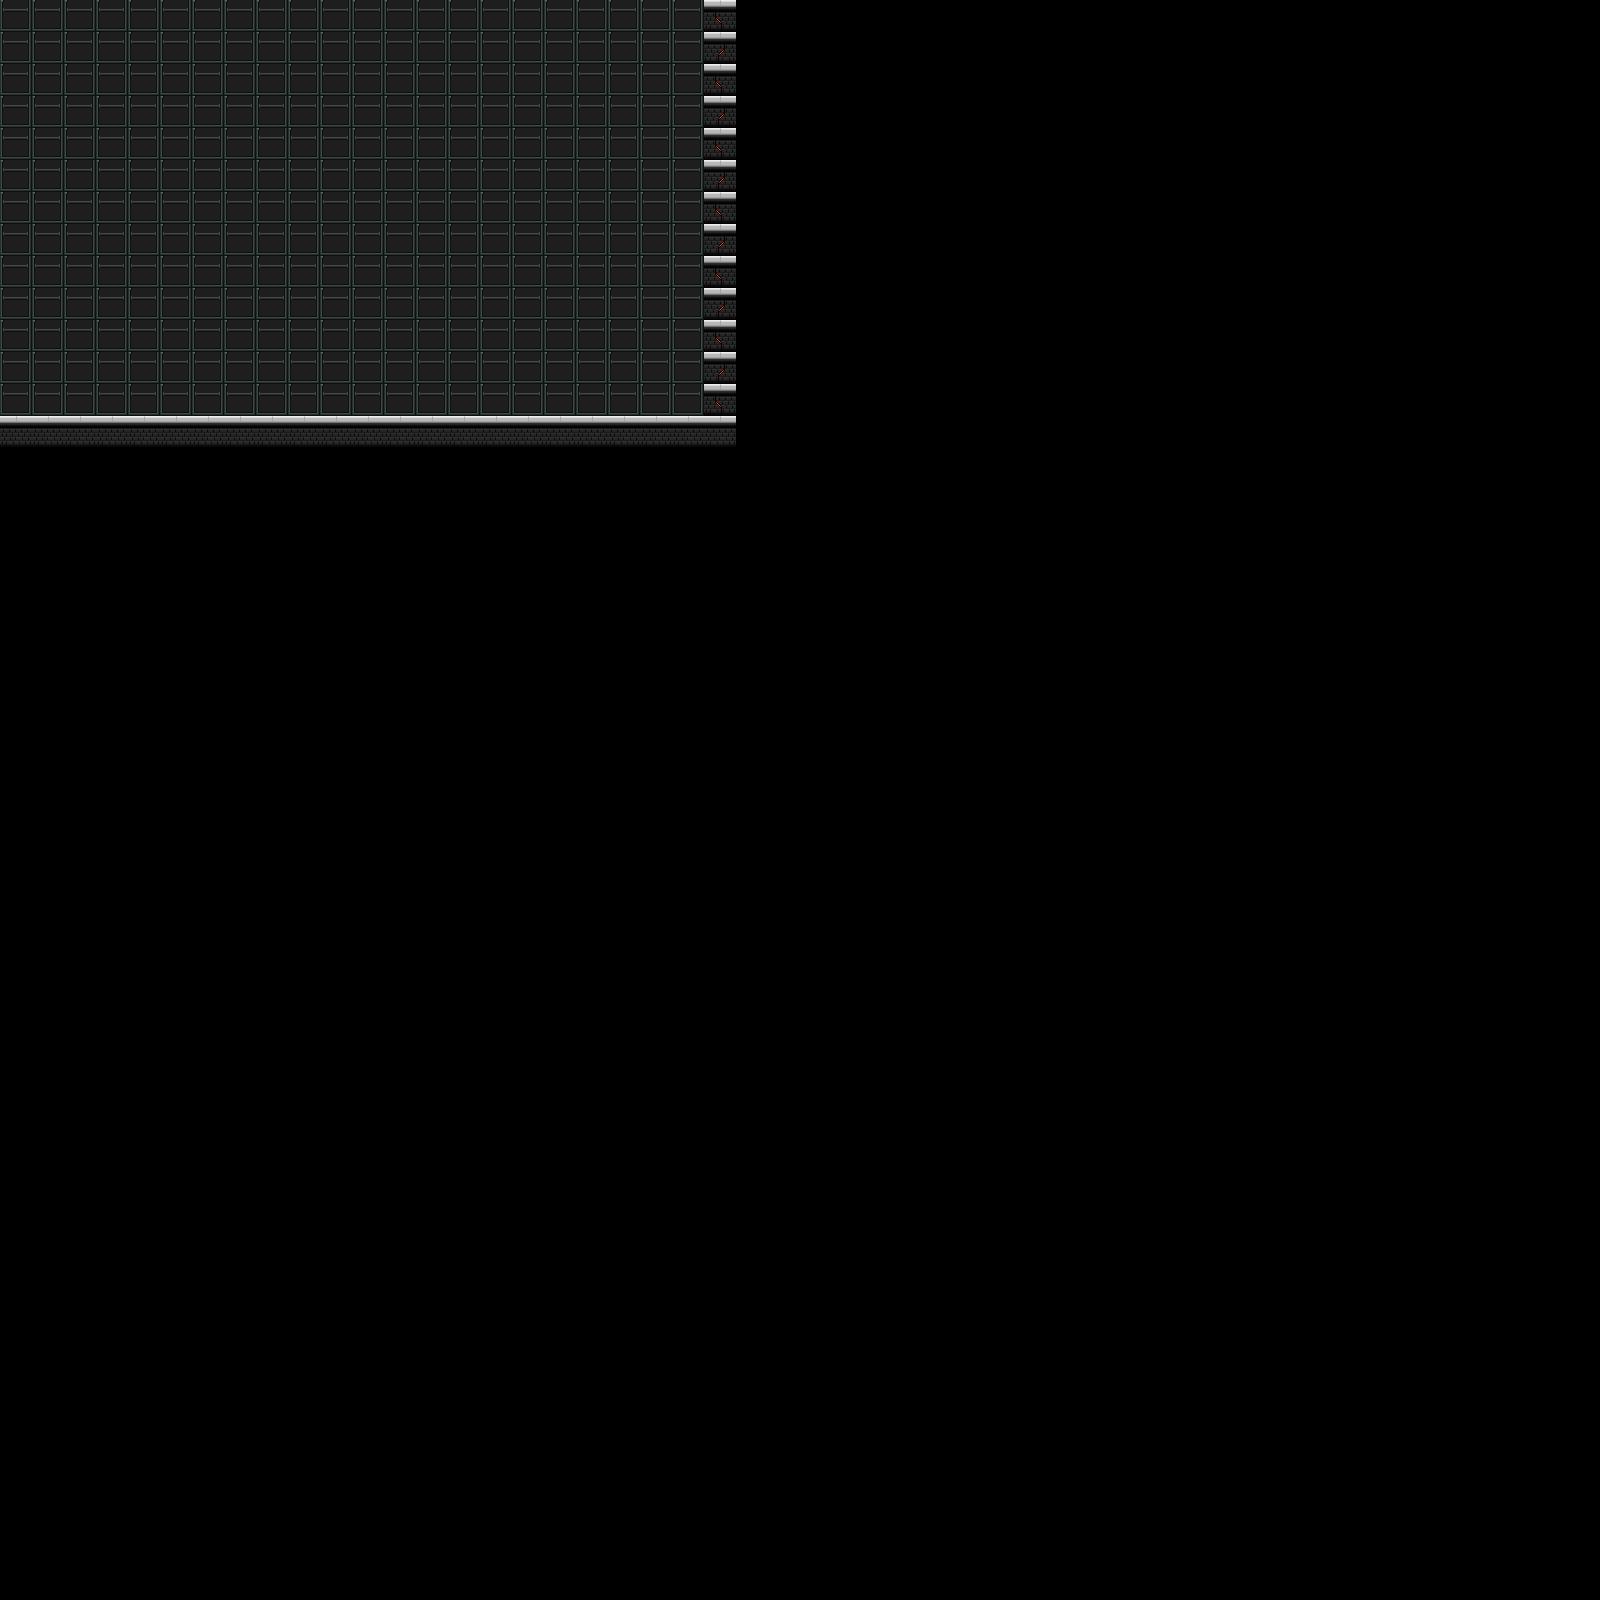

This is a level from a 2D game, rendered from its Tiled map with the project's own tilesets. A one-line summary and the complete map file follow:
An orthogonal 50x50 tile map with 32x32 px tiles, 1 tile layer (Template Layer), 2 tilesets.

<map version="1.4" tiledversion="1.4.3" orientation="orthogonal" renderorder="right-down" width="50" height="50" tilewidth="32" tileheight="32" infinite="0" nextlayerid="2" nextobjectid="1">
 <editorsettings>
  <export target="template.json" format="json" />
 </editorsettings>
 <tileset firstgid="1" source="Template Tileset.tsx" />
 <tileset firstgid="10" source="Second Template Tileset.tsx" />
 <layer id="1" name="Template Layer" width="50" height="50">
  <data encoding="csv">
15,15,15,15,15,15,15,15,15,15,15,15,15,15,15,15,15,15,15,15,15,15,1,0,0,0,0,0,0,0,0,0,0,0,0,0,0,0,0,0,0,0,0,0,0,0,0,0,0,0,
15,15,15,15,15,15,15,15,15,15,15,15,15,15,15,15,15,15,15,15,15,15,2,0,0,0,0,0,0,0,0,0,0,0,0,0,0,0,0,0,0,0,0,0,0,0,0,0,0,0,
15,15,15,15,15,15,15,15,15,15,15,15,15,15,15,15,15,15,15,15,15,15,1,0,0,0,0,0,0,0,0,0,0,0,0,0,0,0,0,0,0,0,0,0,0,0,0,0,0,0,
15,15,15,15,15,15,15,15,15,15,15,15,15,15,15,15,15,15,15,15,15,15,2,0,0,0,0,0,0,0,0,0,0,0,0,0,0,0,0,0,0,0,0,0,0,0,0,0,0,0,
15,15,15,15,15,15,15,15,15,15,15,15,15,15,15,15,15,15,15,15,15,15,1,0,0,0,0,0,0,0,0,0,0,0,0,0,0,0,0,0,0,0,0,0,0,0,0,0,0,0,
15,15,15,15,15,15,15,15,15,15,15,15,15,15,15,15,15,15,15,15,15,15,2,0,0,0,0,0,0,0,0,0,0,0,0,0,0,0,0,0,0,0,0,0,0,0,0,0,0,0,
15,15,15,15,15,15,15,15,15,15,15,15,15,15,15,15,15,15,15,15,15,15,1,0,0,0,0,0,0,0,0,0,0,0,0,0,0,0,0,0,0,0,0,0,0,0,0,0,0,0,
15,15,15,15,15,15,15,15,15,15,15,15,15,15,15,15,15,15,15,15,15,15,2,0,0,0,0,0,0,0,0,0,0,0,0,0,0,0,0,0,0,0,0,0,0,0,0,0,0,0,
15,15,15,15,15,15,15,15,15,15,15,15,15,15,15,15,15,15,15,15,15,15,1,0,0,0,0,0,0,0,0,0,0,0,0,0,0,0,0,0,0,0,0,0,0,0,0,0,0,0,
15,15,15,15,15,15,15,15,15,15,15,15,15,15,15,15,15,15,15,15,15,15,2,0,0,0,0,0,0,0,0,0,0,0,0,0,0,0,0,0,0,0,0,0,0,0,0,0,0,0,
15,15,15,15,15,15,15,15,15,15,15,15,15,15,15,15,15,15,15,15,15,15,1,0,0,0,0,0,0,0,0,0,0,0,0,0,0,0,0,0,0,0,0,0,0,0,0,0,0,0,
15,15,15,15,15,15,15,15,15,15,15,15,15,15,15,15,15,15,15,15,15,15,2,0,0,0,0,0,0,0,0,0,0,0,0,0,0,0,0,0,0,0,0,0,0,0,0,0,0,0,
15,15,15,15,15,15,15,15,15,15,15,15,15,15,15,15,15,15,15,15,15,15,1,0,0,0,0,0,0,0,0,0,0,0,0,0,0,0,0,0,0,0,0,0,0,0,0,0,0,0,
5,5,5,5,5,5,5,5,5,5,5,5,5,5,5,5,5,5,5,5,5,5,5,0,0,0,0,0,0,0,0,0,0,0,0,0,0,0,0,0,0,0,0,0,0,0,0,0,0,0,
0,0,0,0,0,0,0,0,0,0,0,0,0,0,0,0,0,0,0,0,0,0,0,0,0,0,0,0,0,0,0,0,0,0,0,0,0,0,0,0,0,0,0,0,0,0,0,0,0,0,
0,0,0,0,0,0,0,0,0,0,0,0,0,0,0,0,0,0,0,0,0,0,0,0,0,0,0,0,0,0,0,0,0,0,0,0,0,0,0,0,0,0,0,0,0,0,0,0,0,0,
0,0,0,0,0,0,0,0,0,0,0,0,0,0,0,0,0,0,0,0,0,0,0,0,0,0,0,0,0,0,0,0,0,0,0,0,0,0,0,0,0,0,0,0,0,0,0,0,0,0,
0,0,0,0,0,0,0,0,0,0,0,0,0,0,0,0,0,0,0,0,0,0,0,0,0,0,0,0,0,0,0,0,0,0,0,0,0,0,0,0,0,0,0,0,0,0,0,0,0,0,
0,0,0,0,0,0,0,0,0,0,0,0,0,0,0,0,0,0,0,0,0,0,0,0,0,0,0,0,0,0,0,0,0,0,0,0,0,0,0,0,0,0,0,0,0,0,0,0,0,0,
0,0,0,0,0,0,0,0,0,0,0,0,0,0,0,0,0,0,0,0,0,0,0,0,0,0,0,0,0,0,0,0,0,0,0,0,0,0,0,0,0,0,0,0,0,0,0,0,0,0,
0,0,0,0,0,0,0,0,0,0,0,0,0,0,0,0,0,0,0,0,0,0,0,0,0,0,0,0,0,0,0,0,0,0,0,0,0,0,0,0,0,0,0,0,0,0,0,0,0,0,
0,0,0,0,0,0,0,0,0,0,0,0,0,0,0,0,0,0,0,0,0,0,0,0,0,0,0,0,0,0,0,0,0,0,0,0,0,0,0,0,0,0,0,0,0,0,0,0,0,0,
0,0,0,0,0,0,0,0,0,0,0,0,0,0,0,0,0,0,0,0,0,0,0,0,0,0,0,0,0,0,0,0,0,0,0,0,0,0,0,0,0,0,0,0,0,0,0,0,0,0,
0,0,0,0,0,0,0,0,0,0,0,0,0,0,0,0,0,0,0,0,0,0,0,0,0,0,0,0,0,0,0,0,0,0,0,0,0,0,0,0,0,0,0,0,0,0,0,0,0,0,
0,0,0,0,0,0,0,0,0,0,0,0,0,0,0,0,0,0,0,0,0,0,0,0,0,0,0,0,0,0,0,0,0,0,0,0,0,0,0,0,0,0,0,0,0,0,0,0,0,0,
0,0,0,0,0,0,0,0,0,0,0,0,0,0,0,0,0,0,0,0,0,0,0,0,0,0,0,0,0,0,0,0,0,0,0,0,0,0,0,0,0,0,0,0,0,0,0,0,0,0,
0,0,0,0,0,0,0,0,0,0,0,0,0,0,0,0,0,0,0,0,0,0,0,0,0,0,0,0,0,0,0,0,0,0,0,0,0,0,0,0,0,0,0,0,0,0,0,0,0,0,
0,0,0,0,0,0,0,0,0,0,0,0,0,0,0,0,0,0,0,0,0,0,0,0,0,0,0,0,0,0,0,0,0,0,0,0,0,0,0,0,0,0,0,0,0,0,0,0,0,0,
0,0,0,0,0,0,0,0,0,0,0,0,0,0,0,0,0,0,0,0,0,0,0,0,0,0,0,0,0,0,0,0,0,0,0,0,0,0,0,0,0,0,0,0,0,0,0,0,0,0,
0,0,0,0,0,0,0,0,0,0,0,0,0,0,0,0,0,0,0,0,0,0,0,0,0,0,0,0,0,0,0,0,0,0,0,0,0,0,0,0,0,0,0,0,0,0,0,0,0,0,
0,0,0,0,0,0,0,0,0,0,0,0,0,0,0,0,0,0,0,0,0,0,0,0,0,0,0,0,0,0,0,0,0,0,0,0,0,0,0,0,0,0,0,0,0,0,0,0,0,0,
0,0,0,0,0,0,0,0,0,0,0,0,0,0,0,0,0,0,0,0,0,0,0,0,0,0,0,0,0,0,0,0,0,0,0,0,0,0,0,0,0,0,0,0,0,0,0,0,0,0,
0,0,0,0,0,0,0,0,0,0,0,0,0,0,0,0,0,0,0,0,0,0,0,0,0,0,0,0,0,0,0,0,0,0,0,0,0,0,0,0,0,0,0,0,0,0,0,0,0,0,
0,0,0,0,0,0,0,0,0,0,0,0,0,0,0,0,0,0,0,0,0,0,0,0,0,0,0,0,0,0,0,0,0,0,0,0,0,0,0,0,0,0,0,0,0,0,0,0,0,0,
0,0,0,0,0,0,0,0,0,0,0,0,0,0,0,0,0,0,0,0,0,0,0,0,0,0,0,0,0,0,0,0,0,0,0,0,0,0,0,0,0,0,0,0,0,0,0,0,0,0,
0,0,0,0,0,0,0,0,0,0,0,0,0,0,0,0,0,0,0,0,0,0,0,0,0,0,0,0,0,0,0,0,0,0,0,0,0,0,0,0,0,0,0,0,0,0,0,0,0,0,
0,0,0,0,0,0,0,0,0,0,0,0,0,0,0,0,0,0,0,0,0,0,0,0,0,0,0,0,0,0,0,0,0,0,0,0,0,0,0,0,0,0,0,0,0,0,0,0,0,0,
0,0,0,0,0,0,0,0,0,0,0,0,0,0,0,0,0,0,0,0,0,0,0,0,0,0,0,0,0,0,0,0,0,0,0,0,0,0,0,0,0,0,0,0,0,0,0,0,0,0,
0,0,0,0,0,0,0,0,0,0,0,0,0,0,0,0,0,0,0,0,0,0,0,0,0,0,0,0,0,0,0,0,0,0,0,0,0,0,0,0,0,0,0,0,0,0,0,0,0,0,
0,0,0,0,0,0,0,0,0,0,0,0,0,0,0,0,0,0,0,0,0,0,0,0,0,0,0,0,0,0,0,0,0,0,0,0,0,0,0,0,0,0,0,0,0,0,0,0,0,0,
0,0,0,0,0,0,0,0,0,0,0,0,0,0,0,0,0,0,0,0,0,0,0,0,0,0,0,0,0,0,0,0,0,0,0,0,0,0,0,0,0,0,0,0,0,0,0,0,0,0,
0,0,0,0,0,0,0,0,0,0,0,0,0,0,0,0,0,0,0,0,0,0,0,0,0,0,0,0,0,0,0,0,0,0,0,0,0,0,0,0,0,0,0,0,0,0,0,0,0,0,
0,0,0,0,0,0,0,0,0,0,0,0,0,0,0,0,0,0,0,0,0,0,0,0,0,0,0,0,0,0,0,0,0,0,0,0,0,0,0,0,0,0,0,0,0,0,0,0,0,0,
0,0,0,0,0,0,0,0,0,0,0,0,0,0,0,0,0,0,0,0,0,0,0,0,0,0,0,0,0,0,0,0,0,0,0,0,0,0,0,0,0,0,0,0,0,0,0,0,0,0,
0,0,0,0,0,0,0,0,0,0,0,0,0,0,0,0,0,0,0,0,0,0,0,0,0,0,0,0,0,0,0,0,0,0,0,0,0,0,0,0,0,0,0,0,0,0,0,0,0,0,
0,0,0,0,0,0,0,0,0,0,0,0,0,0,0,0,0,0,0,0,0,0,0,0,0,0,0,0,0,0,0,0,0,0,0,0,0,0,0,0,0,0,0,0,0,0,0,0,0,0,
0,0,0,0,0,0,0,0,0,0,0,0,0,0,0,0,0,0,0,0,0,0,0,0,0,0,0,0,0,0,0,0,0,0,0,0,0,0,0,0,0,0,0,0,0,0,0,0,0,0,
0,0,0,0,0,0,0,0,0,0,0,0,0,0,0,0,0,0,0,0,0,0,0,0,0,0,0,0,0,0,0,0,0,0,0,0,0,0,0,0,0,0,0,0,0,0,0,0,0,0,
0,0,0,0,0,0,0,0,0,0,0,0,0,0,0,0,0,0,0,0,0,0,0,0,0,0,0,0,0,0,0,0,0,0,0,0,0,0,0,0,0,0,0,0,0,0,0,0,0,0,
0,0,0,0,0,0,0,0,0,0,0,0,0,0,0,0,0,0,0,0,0,0,0,0,0,0,0,0,0,0,0,0,0,0,0,0,0,0,0,0,0,0,0,0,0,0,0,0,0,0
</data>
 </layer>
</map>
